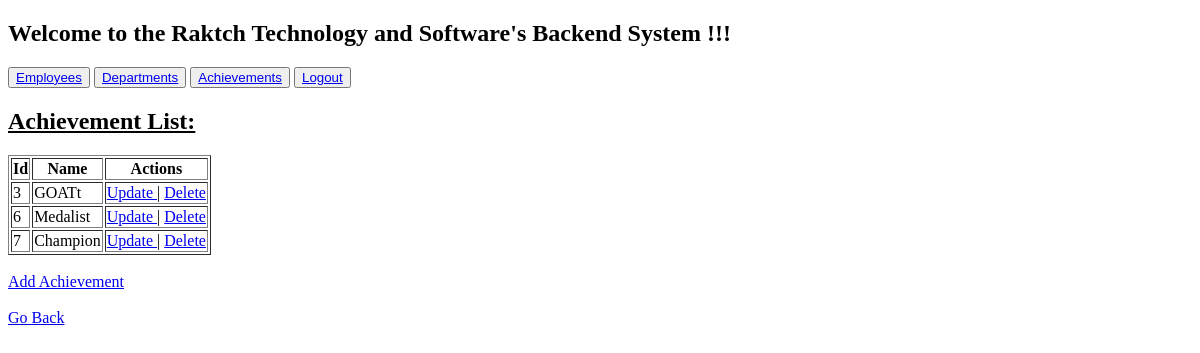
The app's page /achievements/ (signed in), older data.
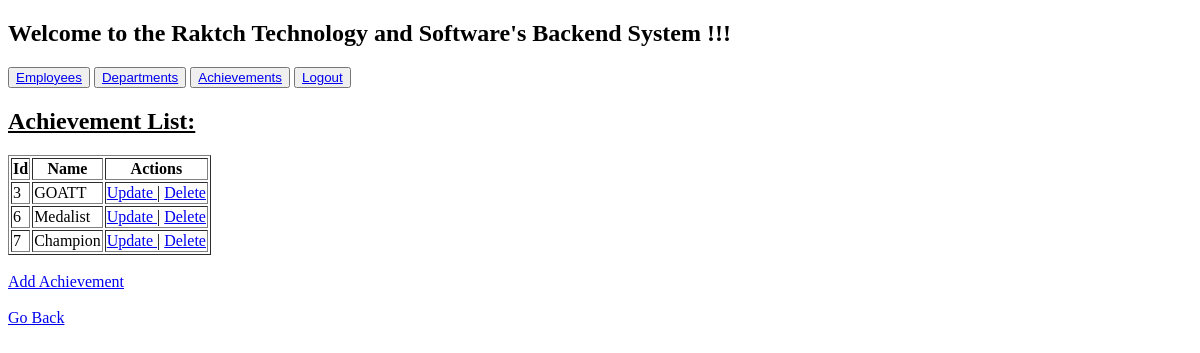
The same page, newer data.
### employee_app/models.py (models this page shows, shortened)
class Achievement(models.Model):
    name = models.CharField(max_length = 100, unique = True)

### employee_app/views.py (the view)
# urls.py: path('achievements/', views.achievements, name = 'achievements'),
@login_required
def achievements(request):
    all_achivement = Achievement.objects.all()
    return render(request, 'employee_app/achievements.html', context = {'achievements': all_achivement})

### templates/employee_app/achievements.html (shortened to what this page needs)
{% extends 'employee_app/home.html' %}
{% block content %}
    <h2> <u> Achievement List: </u> </h2>
    {% if achievements %}
        <table border="1px">
            <tr>
                <th> Id </th>
                <th> Name </th>
                <th> Actions </th>
            </tr>
            {% for ach in achievements %}
            <tr>
                <td> {{ ach.id }} </td>
                <td> {{ ach.name }} </td>
                <td>
                    <a href="{% url 'update-achievement' ach.id %}"> Update </a>
                    |
                    <a href="{% url 'delete-achievement' ach.id %}"> Delete </a>
                </td>
            </tr>
            {% endfor %}
        </table>
    {% else %}
        <h2> No Achievement Found </h2>
    {% endif %}
    <br>
    <a href="{% url 'add-achievement' %}"> Add Achievement </a>
    <br>
    <br>
    <a href="{% url 'home' %}"> Go Back </a>
{% endblock %}

Row changes from the older to the newer data that the page shows:
changed Achievement id 3: name "GOATt" → "GOATT"
